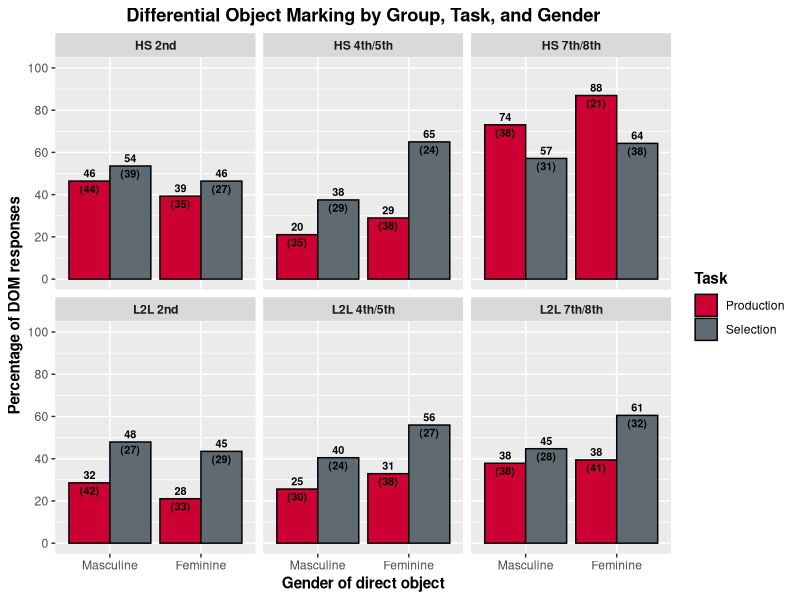
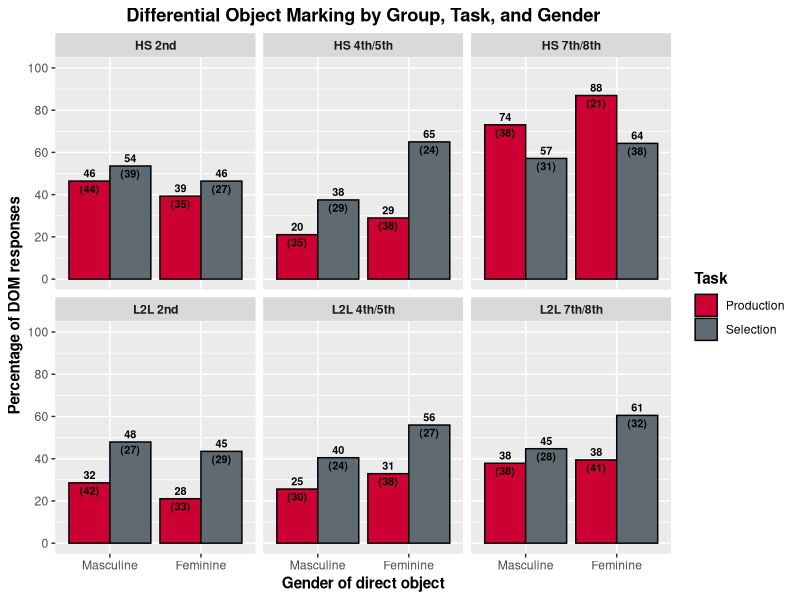

Reproduce these figures in R, in order.
## Include cross-sectional data only

library(tidyverse)
library(here)


# Prepare data
Master <- read_csv(here("CSV Files", "Tidy Data", "Tidy Data DOM.csv")) %>% 
  mutate(Gender = factor(Gender, levels = c("Masculine", "Feminine")),
         Grade = factor(Grade, levels = c(2, 3, 4, 5, 6, 7, 8)))


# Generate percentages
## Bar graph
Master_Bar <- Master %>% 
  group_by(Group, Task, Gender) %>%
  summarize(Total_Accuracy = sum(Accuracy, na.rm = TRUE),
            Total_Responses = sum(!is.na(Accuracy)),
            Ratio = Total_Accuracy/Total_Responses) %>% 
  mutate(Ratio = (Ratio*100))


## Boxplot
Master_Box <- Master %>% 
  group_by(Part_ID, Group, Task, Gender) %>%
  summarize(Total_Accuracy = sum(Accuracy, na.rm = TRUE),
            Total_Responses = sum(!is.na(Accuracy)),
            Ratio = Total_Accuracy/Total_Responses) %>% 
  mutate(Ratio = (Ratio*100))


## Bar graph ratios
Master_Bar_Summary <- Master_Box %>%
  group_by(Group, Task, Gender) %>%
  summarise(Average = mean(Ratio, na.rm = TRUE), 
            SD = sd(Ratio, na.rm = TRUE)) %>% 
  left_join(Master_Bar, Master_Bar_Summary, by = c("Group", "Task", "Gender"))


# Generate bar graph
Gender_Bar_Graph <- Master_Bar_Summary %>% 
  ggplot(aes(x = Gender, y = Ratio, fill = Task)) + 
  geom_bar(position = "dodge", stat = "identity", color = "black") +
  facet_wrap(facets = vars(Group)) +
  scale_y_continuous(breaks = seq (0, 100, 20),
                     limits = c(0, 100)) +
    geom_text(aes(label = paste0(round(Average), "\n(", round(SD), ")")),
              position = position_dodge(width = .9),
              vjust = 0.5,
              size = 2.75,
              fontface = "bold") +
  scale_fill_manual(values = c("#CC0033", "#5F6A72")) +
  labs(x = "Gender of direct object", y = "Percentage of DOM responses", fill = "Task", title = "Differential Object Marking by Group, Task, and Gender") +
  theme(axis.title = element_text(face = "bold"),
        plot.title = element_text(hjust = 0.5, face = "bold"),
        legend.title = element_text(face = "bold"),
        strip.text = element_text(face = "bold"))

Gender_Bar_Graph

ggsave(filename = here("DOM Manuscript (Applied Psycholinguistics)", "Graphs", "AP DOM Figure 4.pdf"),
       plot = Gender_Bar_Graph,
       device = "pdf",
       width = 6.5,
       height = 3.5,
       units = "in")
